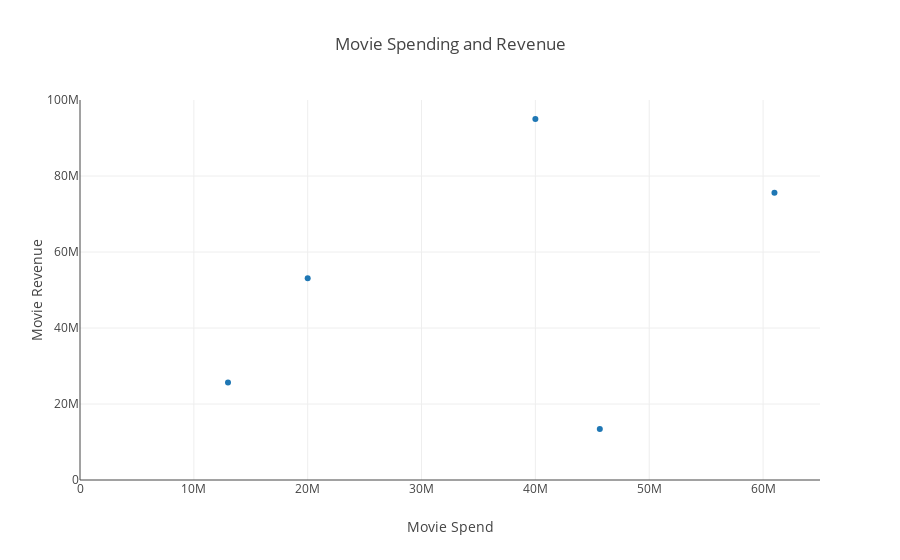

Write notebook code for a chart like this one.
### Markdown cell above
> We'll show the code for plotting the data below, but you don't need to understand it at this point.

### Code cell
import plotly
from plotly import graph_objs

plotly.offline.init_notebook_mode(connected=True)

trace0 = graph_objs.Scatter(
    text=list(map(lambda movie: movie['title'],first_five_movies)),
    x=list(map(lambda movie: movie['budget'],first_five_movies)),
    y=list(map(lambda movie: movie['domgross'],first_five_movies)),
    mode="markers",
)

layout = dict(title = 'Styled Scatter',
              yaxis = dict(zeroline = False),
              xaxis = dict(zeroline = False)
             )

layout= graph_objs.Layout(
    title= 'Movie Spending and Revenue',
    xaxis= dict(
        title= 'Movie Spend',
        zeroline = True,
        range=[0, 65000000]
    ),
    yaxis=dict(
        title= 'Movie Revenue',
        zeroline = True,
        range=[0, 100000000]
    ),
    showlegend= False
)
plotly.offline.iplot(dict(data=[trace0], layout=layout))

### Figure 1 — Plotly figure (JSON) as saved in the notebook; plotly's stock layout.template omitted (floating-point values rounded to 4 significant figures)
{"data": [{"mode": "markers", "text": ["21 &amp; Over", "Dredd 3D", "12 Years a Slave", "2 Guns", "42"], "type": "scatter", "x": [13000000, 45658735, 20000000, 61000000, 40000000], "y": [25682380, 13414714, 53107035, 75612460, 95020213]}], "layout": {"showlegend": false, "title": "Movie Spending and Revenue", "xaxis": {"range": [0, 65000000], "title": "Movie Spend", "zeroline": true}, "yaxis": {"range": [0, 100000000], "title": "Movie Revenue", "zeroline": true}}}
